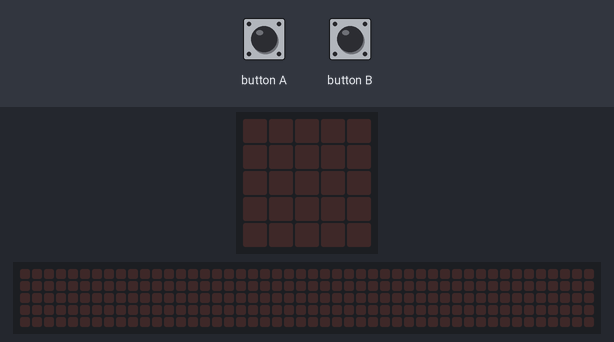
The program below on a simulated BBC micro:bit running MicroPython. Shown: the board's 5×5 LED display, a strip that is not on the board, showing the scrolling text unrolled. The inputs (shaded band) are chosen by the test bench. Random numbers come from a fixed seed; the 48×5 strip is a reading aid, not a part: it shows the text the display is scrolling, unrolled, one strip-width of it at a time.

Above: at 1.2 s.
1.3 s: button A pressed for 0.15 s
At 2.0 s:
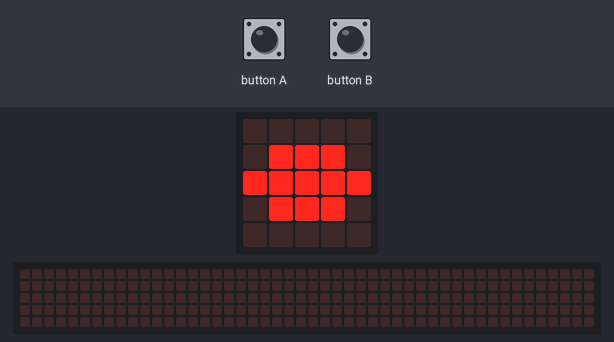
2.9 s: button B pressed for 0.15 s
At 3.7 s:
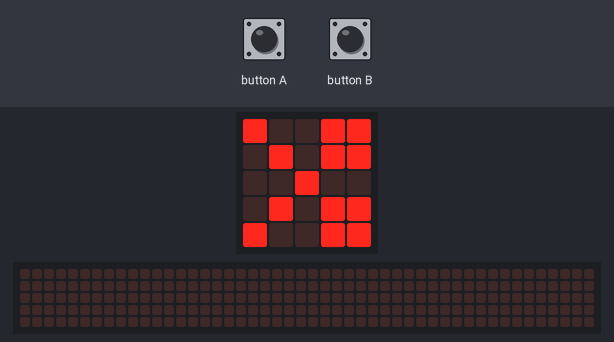
6.0 s: button A pressed for 1 s
At 6.47 s:
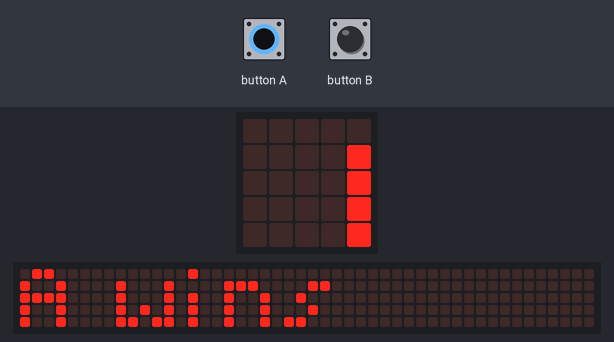
9.0 s: button B pressed for 1 s
At 13.8 s:
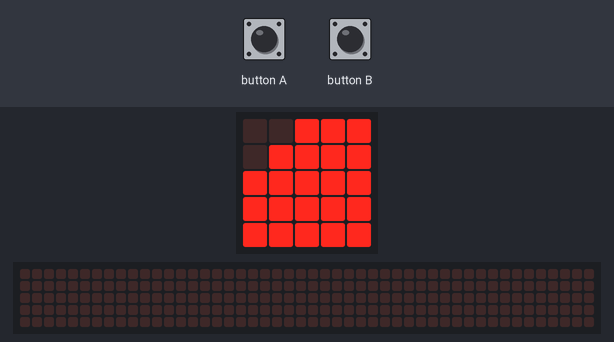
16.0 s: button A pressed for 0.15 s
19.1 s: button B pressed for 3.2 s
Timing chart, 0 to 22.1 s (numbered marks = the images above; inputs shaded):
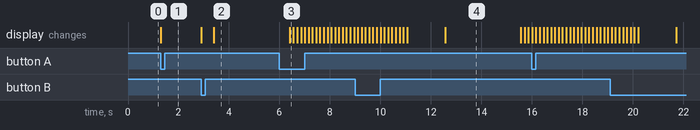

Measured:
- after the input at 1.3 s, the display: changes at once (image 1)
- after the input at 2.9 s, the display: first changes at once (image 2 shows a later state)
- what the display in image 4 shows lasts 3.0 s, from 12.6 s to 15.6 s

The program:

rockpaperscissors.py
```python
from microbit import *
from random import *

rock  = Image('00000:09990:99999:09990:00000')
paper = Image('00999:09999:99999:99999:99999')
scissor = Image('90099:09099:00900:09099:90099')
empty = Image('00000:00000:00000:00000:00000')
rpsIm = [rock,paper,scissor]
while (True):
    while (True):
      if (button_a.was_pressed()):
        break
    randomA = randint(0,2)
    display.show(rpsIm[randomA])
    while (True):
      if (button_b.was_pressed()):
        break
    display.clear()
    sleep(500)
    randomB = randint(0,2)
    display.show(rpsIm[randomB])
    sleep(3000)
    if (randomA-randomB)%3 == 0:
      display.scroll('Tie')
    elif (randomA-randomB)%3 == 1:
      display.scroll('A wins')
    elif (randomA-randomB)%3 == 2:
      display.scroll('B wins')
    sleep(1000)
```
